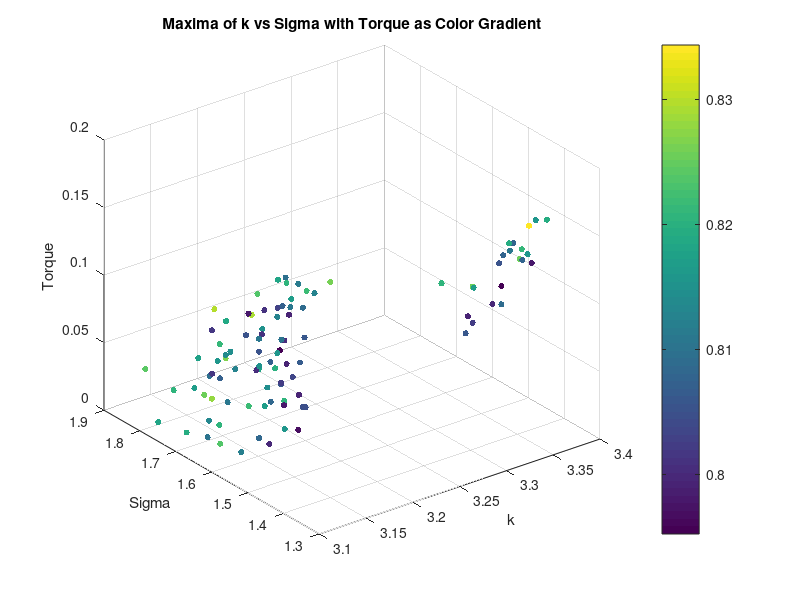
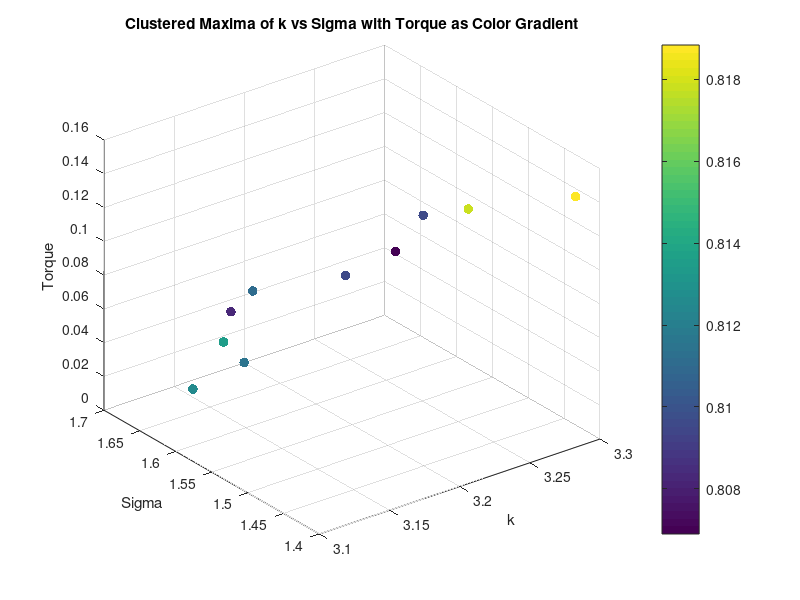
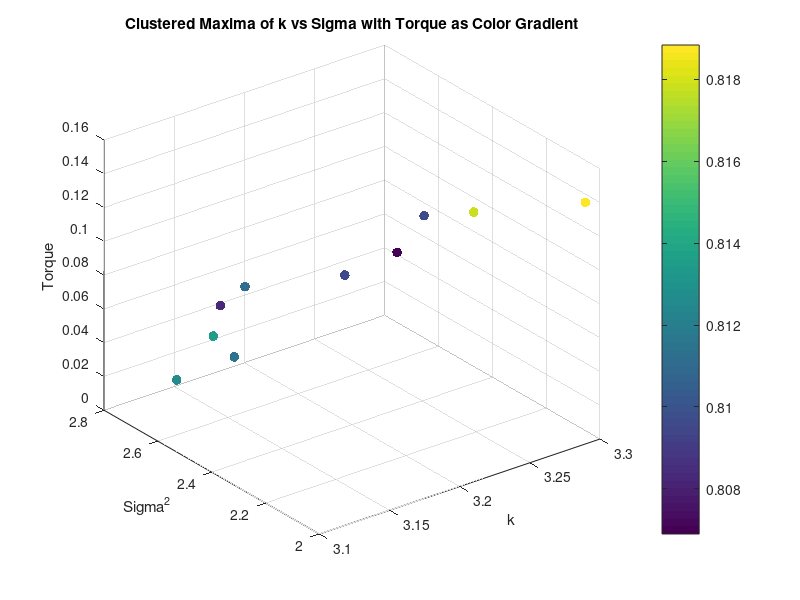
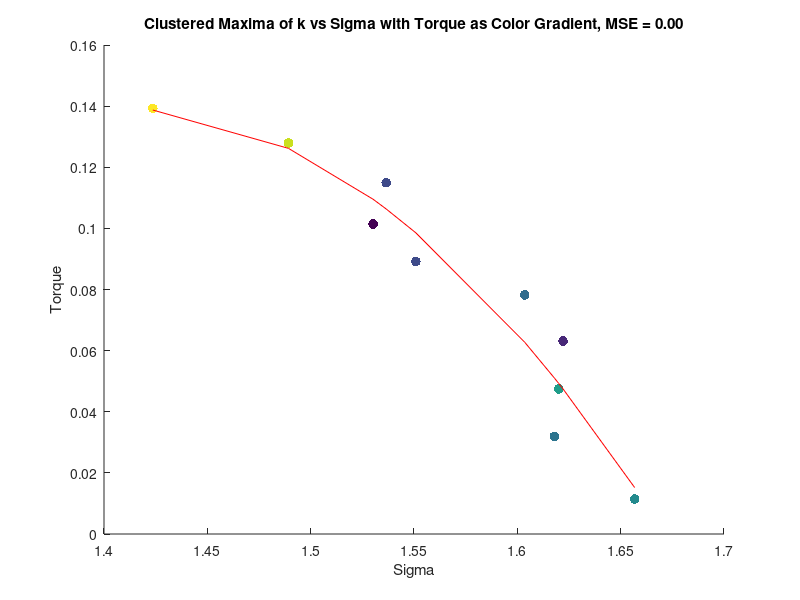

Reproduce these figures in MATLAB, in order. (Note: this script raises an error after producing the figures.)
load('maxima_data.mat');
scatter3(maxima_k, maxima_sigma, torque_values, 20, maxima_corr, 'filled');
xlabel('k');
ylabel('Sigma');
zlabel('Torque');
title('Maxima of k vs Sigma with Torque as Color Gradient');
colorbar;
grid on;

% K means clustering of torque into 10 clusters, taking mean of each cluster k, sigma and corr too
[cluster_idx, cluster_centers] = kmeans(torque_values', 10);
% Take the mean of each cluster
torque_means = zeros(10, 1);
sigma_means = zeros(10, 1);
k_means = zeros(10, 1);
corr_means = zeros(10, 1);
for i = 1:10
    torque_means(i) = mean(torque_values(cluster_idx == i));
    sigma_means(i) = mean(maxima_sigma(cluster_idx == i));
    k_means(i) = mean(maxima_k(cluster_idx == i));
    corr_means(i) = mean(maxima_corr(cluster_idx == i));
end

% Plot the clusters
figure;
scatter3(k_means, sigma_means, torque_means, 50, corr_means, 'filled');
xlabel('k');
ylabel('Sigma');
zlabel('Torque');
title('Clustered Maxima of k vs Sigma with Torque as Color Gradient');
colorbar;
grid on;

figure;
scatter3(k_means, sigma_means.^2, torque_means, 50, corr_means, 'filled');
xlabel('k');
ylabel('Sigma^2');
zlabel('Torque');
title('Clustered Maxima of k vs Sigma with Torque as Color Gradient');
colorbar;
grid on;

figure;
scatter(sigma_means, torque_means, 50, corr_means, 'filled');
%line of best fit
p = polyfit(sigma_means, torque_means, 2);
y = polyval(p, sort(sigma_means));
display(p);
hold on;
plot(sort(sigma_means), y, 'r-');
hold off;
xlabel('Sigma');
ylabel('Torque');
title(sprintf('Clustered Maxima of k vs Sigma with Torque as Color Gradient, MSE = %.2f', mean((y - torque_means).^2)));
legend('Torque', 'Line of Best Fit equation: y = ' + num2str(p(1)) + 'x^2 + ' + num2str(p(2)) + 'x + ' + num2str(p(3)));
colorbar;
grid on;

% Repeat for sigma^2
figure;
scatter(sigma_means.^2, torque_means, 50, corr_means, 'filled');
%line of best fit
p = polyfit(sigma_means.^2, torque_means, 2);
y = polyval(p, sigma_means.^2);
hold on;
plot(sigma_means.^2, y, 'r-');
hold off;
xlabel('Sigma^2');
ylabel('Torque');
title('Clustered Maxima of k vs Sigma with Torque as Color Gradient, MSE = ' + num2str(mean((y - torque_means).^2)));
legend('Torque', 'Line of Best Fit equation: y = ' + num2str(p(1)) + 'x^2 + ' + num2str(p(2)) + 'x + ' + num2str(p(3)));
colorbar;
grid on;
